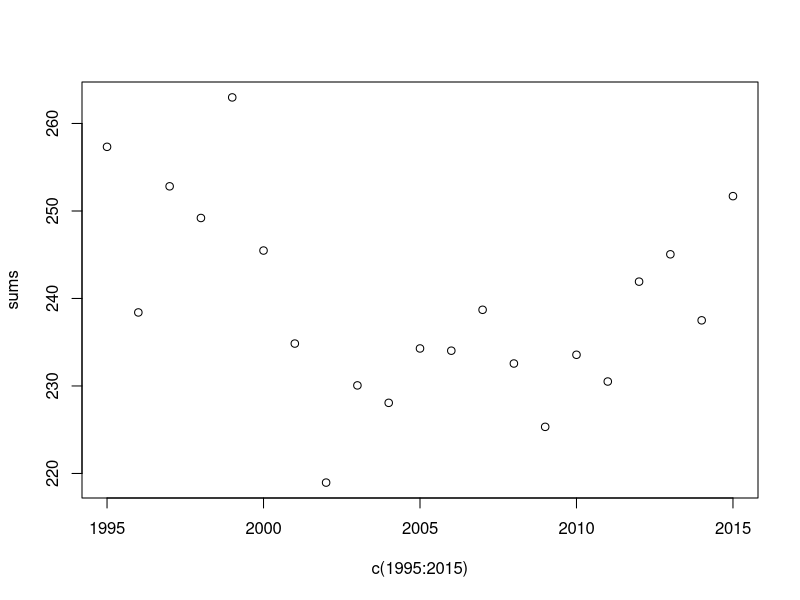

Write the R code that produced this figure.
library(readxl)
setwd("~/GitHub/cprit_2020")
county_SIRs <- read_excel("Analysis/Clean Data for Plots/Every Year 1995-2015/All by Hist Type.xlsx", sheet = 1)
# sheet = 1 --> All histologic types
# sheet = 2 --> Adenocarcinoma
# sheet = 3 --> Small Cell Carcinoma
# sheet = 4 --> Squamous Cell Carcinoma
# sheet = 5 --> Other Non-small Cell Carcinoma
county_SIRs <- data.frame(county_SIRs)
sums <- c()
for (i in 1995:2015){
  data <- subset(county_SIRs, Year == i)
  sums <- append(sums,sum(data["SIR"]))
}
sums
plot(c(1995:2015),sums)
